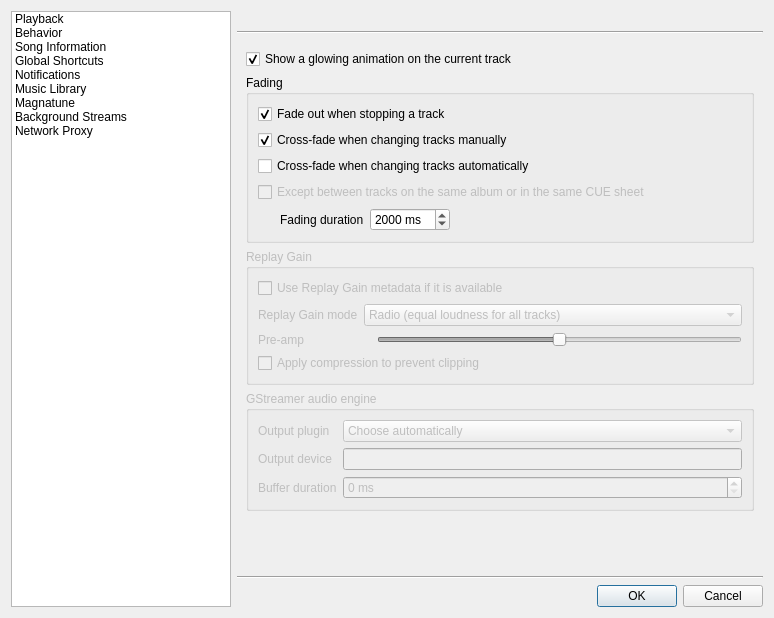
<?xml version="1.0" encoding="UTF-8"?>
<ui version="4.0">
 <class>SettingsDialog</class>
 <widget class="QDialog" name="SettingsDialog">
  <property name="geometry">
   <rect>
    <x>0</x>
    <y>0</y>
    <width>774</width>
    <height>618</height>
   </rect>
  </property>
  <property name="windowTitle">
   <string>Preferences</string>
  </property>
  <property name="windowIcon">
   <iconset resource="../../data/data.qrc">
    <normaloff>:/icon.png</normaloff>:/icon.png</iconset>
  </property>
  <layout class="QHBoxLayout" name="horizontalLayout_2">
   <item>
    <widget class="QListWidget" name="list">
     <property name="maximumSize">
      <size>
       <width>220</width>
       <height>16777215</height>
      </size>
     </property>
     <property name="iconSize">
      <size>
       <width>32</width>
       <height>32</height>
      </size>
     </property>
     <property name="movement">
      <enum>QListView::Static</enum>
     </property>
     <property name="spacing">
      <number>2</number>
     </property>
     <property name="viewMode">
      <enum>QListView::ListMode</enum>
     </property>
     <property name="uniformItemSizes">
      <bool>true</bool>
     </property>
     <property name="wordWrap">
      <bool>true</bool>
     </property>
     <property name="selectionRectVisible">
      <bool>true</bool>
     </property>
     <item>
      <property name="text">
       <string>Playback</string>
      </property>
     </item>
     <item>
      <property name="text">
       <string>Behavior</string>
      </property>
      <property name="icon">
       <iconset resource="../../data/data.qrc">
        <normaloff>:/icon.png</normaloff>:/icon.png</iconset>
      </property>
     </item>
     <item>
      <property name="text">
       <string>Song Information</string>
      </property>
     </item>
     <item>
      <property name="text">
       <string>Global Shortcuts</string>
      </property>
     </item>
     <item>
      <property name="text">
       <string>Notifications</string>
      </property>
     </item>
     <item>
      <property name="text">
       <string>Music Library</string>
      </property>
     </item>
     <item>
      <property name="text">
       <string>Magnatune</string>
      </property>
      <property name="icon">
       <iconset resource="../../data/data.qrc">
        <normaloff>:/providers/magnatune.png</normaloff>:/providers/magnatune.png</iconset>
      </property>
     </item>
     <item>
      <property name="text">
       <string>Background Streams</string>
      </property>
     </item>
     <item>
      <property name="text">
       <string>Network Proxy</string>
      </property>
     </item>
    </widget>
   </item>
   <item>
    <layout class="QVBoxLayout" name="verticalLayout_3">
     <item>
      <widget class="QLabel" name="title"/>
     </item>
     <item>
      <widget class="Line" name="line_2">
       <property name="orientation">
        <enum>Qt::Horizontal</enum>
       </property>
      </widget>
     </item>
     <item>
      <widget class="QStackedWidget" name="stacked_widget">
       <property name="currentIndex">
        <number>0</number>
       </property>
       <widget class="QWidget" name="playback_page">
        <layout class="QVBoxLayout" name="verticalLayout_10">
         <item>
          <widget class="QCheckBox" name="current_glow">
           <property name="text">
            <string>Show a glowing animation on the current track</string>
           </property>
           <property name="checked">
            <bool>true</bool>
           </property>
          </widget>
         </item>
         <item>
          <widget class="QGroupBox" name="groupBox">
           <property name="title">
            <string>Fading</string>
           </property>
           <layout class="QVBoxLayout" name="verticalLayout">
            <item>
             <widget class="QCheckBox" name="fading_out">
              <property name="text">
               <string>Fade out when stopping a track</string>
              </property>
              <property name="checked">
               <bool>true</bool>
              </property>
             </widget>
            </item>
            <item>
             <widget class="QCheckBox" name="fading_cross">
              <property name="text">
               <string>Cross-fade when changing tracks manually</string>
              </property>
              <property name="checked">
               <bool>true</bool>
              </property>
             </widget>
            </item>
            <item>
             <widget class="QCheckBox" name="fading_auto">
              <property name="text">
               <string>Cross-fade when changing tracks automatically</string>
              </property>
             </widget>
            </item>
            <item>
             <widget class="QCheckBox" name="fading_samealbum">
              <property name="enabled">
               <bool>false</bool>
              </property>
              <property name="text">
               <string>Except between tracks on the same album or in the same CUE sheet</string>
              </property>
             </widget>
            </item>
            <item>
             <widget class="QWidget" name="fading_options" native="true">
              <layout class="QHBoxLayout" name="horizontalLayout">
               <property name="margin">
                <number>0</number>
               </property>
               <item>
                <widget class="QLabel" name="label">
                 <property name="text">
                  <string>Fading duration</string>
                 </property>
                 <property name="indent">
                  <number>22</number>
                 </property>
                </widget>
               </item>
               <item>
                <widget class="QSpinBox" name="fading_duration">
                 <property name="suffix">
                  <string> ms</string>
                 </property>
                 <property name="maximum">
                  <number>10000</number>
                 </property>
                 <property name="singleStep">
                  <number>1000</number>
                 </property>
                 <property name="value">
                  <number>2000</number>
                 </property>
                </widget>
               </item>
               <item>
                <spacer name="horizontalSpacer">
                 <property name="orientation">
                  <enum>Qt::Horizontal</enum>
                 </property>
                 <property name="sizeHint" stdset="0">
                  <size>
                   <width>257</width>
                   <height>20</height>
                  </size>
                 </property>
                </spacer>
               </item>
              </layout>
             </widget>
            </item>
           </layout>
          </widget>
         </item>
         <item>
          <widget class="QGroupBox" name="replaygain_group">
           <property name="enabled">
            <bool>false</bool>
           </property>
           <property name="title">
            <string>Replay Gain</string>
           </property>
           <layout class="QVBoxLayout" name="verticalLayout_2">
            <item>
             <widget class="QCheckBox" name="replaygain">
              <property name="text">
               <string>Use Replay Gain metadata if it is available</string>
              </property>
             </widget>
            </item>
            <item>
             <widget class="QWidget" name="widget" native="true">
              <property name="enabled">
               <bool>false</bool>
              </property>
              <layout class="QFormLayout" name="formLayout_4">
               <property name="margin">
                <number>0</number>
               </property>
               <item row="0" column="0">
                <widget class="QLabel" name="label_8">
                 <property name="text">
                  <string>Replay Gain mode</string>
                 </property>
                </widget>
               </item>
               <item row="0" column="1">
                <widget class="QComboBox" name="replaygain_mode">
                 <item>
                  <property name="text">
                   <string>Radio (equal loudness for all tracks)</string>
                  </property>
                 </item>
                 <item>
                  <property name="text">
                   <string>Album (ideal loudness for all tracks)</string>
                  </property>
                 </item>
                </widget>
               </item>
               <item row="1" column="0">
                <widget class="QLabel" name="label_9">
                 <property name="text">
                  <string>Pre-amp</string>
                 </property>
                </widget>
               </item>
               <item row="1" column="1">
                <layout class="QHBoxLayout" name="horizontalLayout_4">
                 <item>
                  <widget class="QLabel" name="replaygain_preamp_label"/>
                 </item>
                 <item>
                  <widget class="StickySlider" name="replaygain_preamp">
                   <property name="maximum">
                    <number>300</number>
                   </property>
                   <property name="value">
                    <number>150</number>
                   </property>
                   <property name="orientation">
                    <enum>Qt::Horizontal</enum>
                   </property>
                   <property name="sticky_center" stdset="0">
                    <number>150</number>
                   </property>
                  </widget>
                 </item>
                </layout>
               </item>
               <item row="2" column="0" colspan="2">
                <widget class="QCheckBox" name="replaygain_compression">
                 <property name="text">
                  <string>Apply compression to prevent clipping</string>
                 </property>
                </widget>
               </item>
              </layout>
             </widget>
            </item>
           </layout>
          </widget>
         </item>
         <item>
          <widget class="QGroupBox" name="gst_group">
           <property name="enabled">
            <bool>false</bool>
           </property>
           <property name="title">
            <string>GStreamer audio engine</string>
           </property>
           <layout class="QFormLayout" name="formLayout_3">
            <item row="0" column="0">
             <widget class="QLabel" name="label_7">
              <property name="text">
               <string>Output plugin</string>
              </property>
             </widget>
            </item>
            <item row="0" column="1">
             <widget class="QComboBox" name="gst_plugin">
              <item>
               <property name="text">
                <string>Choose automatically</string>
               </property>
              </item>
             </widget>
            </item>
            <item row="1" column="1">
             <widget class="LineEdit" name="gst_device">
              <property name="enabled">
               <bool>false</bool>
              </property>
              <property name="hint" stdset="0">
               <string>Leave blank for the default.  Examples: &quot;/dev/dsp&quot;, &quot;front&quot;, etc.</string>
              </property>
             </widget>
            </item>
            <item row="1" column="0">
             <widget class="QLabel" name="gst_device_label">
              <property name="enabled">
               <bool>false</bool>
              </property>
              <property name="text">
               <string>Output device</string>
              </property>
             </widget>
            </item>
            <item row="2" column="0">
             <widget class="QLabel" name="buffer_duration_label">
              <property name="text">
               <string>Buffer duration</string>
              </property>
             </widget>
            </item>
            <item row="2" column="1">
             <widget class="QSpinBox" name="buffer_duration">
              <property name="suffix">
               <string> ms</string>
              </property>
              <property name="maximum">
               <number>60000</number>
              </property>
              <property name="singleStep">
               <number>100</number>
              </property>
             </widget>
            </item>
           </layout>
          </widget>
         </item>
         <item>
          <spacer name="verticalSpacer">
           <property name="orientation">
            <enum>Qt::Vertical</enum>
           </property>
           <property name="sizeHint" stdset="0">
            <size>
             <width>20</width>
             <height>40</height>
            </size>
           </property>
          </spacer>
         </item>
        </layout>
       </widget>
       <widget class="QWidget" name="page">
        <layout class="QVBoxLayout" name="verticalLayout_9">
         <item>
          <widget class="QCheckBox" name="b_show_tray_icon_">
           <property name="text">
            <string>Show tray icon</string>
           </property>
           <property name="checked">
            <bool>true</bool>
           </property>
          </widget>
         </item>
         <item>
          <widget class="QCheckBox" name="b_keep_running_">
           <property name="text">
            <string>Keep running in the background when the window is closed</string>
           </property>
          </widget>
         </item>
         <item>
          <widget class="QGroupBox" name="startup_group_">
           <property name="title">
            <string>When Ultimate Player starts</string>
           </property>
           <layout class="QVBoxLayout" name="verticalLayout_8">
            <item>
             <widget class="QRadioButton" name="b_always_show_">
              <property name="text">
               <string>Always show the main window</string>
              </property>
             </widget>
            </item>
            <item>
             <widget class="QRadioButton" name="b_always_hide_">
              <property name="text">
               <string>Always hide the main window</string>
              </property>
             </widget>
            </item>
            <item>
             <widget class="QRadioButton" name="b_remember_">
              <property name="text">
               <string>Remember from last time</string>
              </property>
              <property name="checked">
               <bool>true</bool>
              </property>
             </widget>
            </item>
            <item>
             <spacer name="verticalSpacer_6">
              <property name="orientation">
               <enum>Qt::Vertical</enum>
              </property>
              <property name="sizeType">
               <enum>QSizePolicy::Fixed</enum>
              </property>
              <property name="sizeHint" stdset="0">
               <size>
                <width>20</width>
                <height>10</height>
               </size>
              </property>
             </spacer>
            </item>
            <item>
             <widget class="QCheckBox" name="b_grey_out_deleted_">
              <property name="text">
               <string>Grey out non existent songs in my playlists</string>
              </property>
             </widget>
            </item>
           </layout>
          </widget>
         </item>
         <item>
          <widget class="QGroupBox" name="groupBox_7">
           <property name="title">
            <string>Double clicking a song will...</string>
           </property>
           <layout class="QHBoxLayout" name="horizontalLayout_6">
            <item>
             <widget class="QComboBox" name="doubleclick_addmode">
              <property name="currentIndex">
               <number>0</number>
              </property>
              <item>
               <property name="text">
                <string>Append to the playlist</string>
               </property>
              </item>
              <item>
               <property name="text">
                <string>Replace the playlist</string>
               </property>
              </item>
              <item>
               <property name="text">
                <string>Open in new playlist</string>
               </property>
              </item>
              <item>
               <property name="text">
                <string>Add to the queue</string>
               </property>
              </item>
             </widget>
            </item>
            <item>
             <widget class="QComboBox" name="doubleclick_playmode">
              <property name="currentIndex">
               <number>1</number>
              </property>
              <item>
               <property name="text">
                <string>Never start playing</string>
               </property>
              </item>
              <item>
               <property name="text">
                <string>Play if there is nothing already playing</string>
               </property>
              </item>
              <item>
               <property name="text">
                <string>Always start playing</string>
               </property>
              </item>
             </widget>
            </item>
           </layout>
          </widget>
         </item>
         <item>
          <widget class="QGroupBox" name="groupBox_8">
           <property name="title">
            <string>Using the menu to add a song will...</string>
           </property>
           <layout class="QVBoxLayout" name="verticalLayout_18">
            <item>
             <widget class="QComboBox" name="menu_playmode">
              <property name="currentIndex">
               <number>0</number>
              </property>
              <item>
               <property name="text">
                <string>Never start playing</string>
               </property>
              </item>
              <item>
               <property name="text">
                <string>Play if there is nothing already playing</string>
               </property>
              </item>
              <item>
               <property name="text">
                <string>Always start playing</string>
               </property>
              </item>
             </widget>
            </item>
           </layout>
          </widget>
         </item>
         <item>
          <widget class="QGroupBox" name="groupBox_3">
           <property name="title">
            <string>Language</string>
           </property>
           <layout class="QVBoxLayout" name="verticalLayout_13">
            <item>
             <widget class="QComboBox" name="language">
              <item>
               <property name="text">
                <string>Use the system default</string>
               </property>
              </item>
             </widget>
            </item>
            <item>
             <widget class="QLabel" name="label_10">
              <property name="text">
               <string>You will need to restart Ultimate Player if you change the language.</string>
              </property>
             </widget>
            </item>
           </layout>
          </widget>
         </item>
         <item>
          <spacer name="verticalSpacer_2">
           <property name="orientation">
            <enum>Qt::Vertical</enum>
           </property>
           <property name="sizeHint" stdset="0">
            <size>
             <width>20</width>
             <height>290</height>
            </size>
           </property>
          </spacer>
         </item>
        </layout>
       </widget>
       <widget class="QWidget" name="song_info_page">
        <layout class="QVBoxLayout" name="verticalLayout_14">
         <item>
          <widget class="QGroupBox" name="groupBox_5">
           <property name="sizePolicy">
            <sizepolicy hsizetype="Preferred" vsizetype="Maximum">
             <horstretch>0</horstretch>
             <verstretch>0</verstretch>
            </sizepolicy>
           </property>
           <property name="title">
            <string>Appearance</string>
           </property>
           <layout class="QFormLayout" name="formLayout_5">
            <item row="0" column="0">
             <widget class="QLabel" name="label_11">
              <property name="text">
               <string>Font size</string>
              </property>
             </widget>
            </item>
            <item row="0" column="1">
             <widget class="QDoubleSpinBox" name="song_info_font_size">
              <property name="suffix">
               <string> pt</string>
              </property>
              <property name="decimals">
               <number>1</number>
              </property>
              <property name="minimum">
               <double>5.000000000000000</double>
              </property>
              <property name="maximum">
               <double>50.000000000000000</double>
              </property>
              <property name="singleStep">
               <double>0.500000000000000</double>
              </property>
             </widget>
            </item>
            <item row="1" column="0">
             <widget class="QLabel" name="label_12">
              <property name="text">
               <string>Preview</string>
              </property>
             </widget>
            </item>
            <item row="1" column="1">
             <widget class="QTextEdit" name="song_info_font_preview">
              <property name="maximumSize">
               <size>
                <width>16777215</width>
                <height>100</height>
               </size>
              </property>
              <property name="readOnly">
               <bool>true</bool>
              </property>
             </widget>
            </item>
           </layout>
          </widget>
         </item>
         <item>
          <widget class="QGroupBox" name="groupBox_2">
           <property name="title">
            <string>Network</string>
           </property>
           <layout class="QFormLayout" name="formLayout_6">
            <item row="0" column="0">
             <widget class="QLabel" name="label_14">
              <property name="text">
               <string>Timeout</string>
              </property>
             </widget>
            </item>
            <item row="0" column="1">
             <widget class="QSpinBox" name="song_info_timeout">
              <property name="suffix">
               <string> ms</string>
              </property>
              <property name="minimum">
               <number>1000</number>
              </property>
              <property name="maximum">
               <number>60000</number>
              </property>
              <property name="value">
               <number>2500</number>
              </property>
             </widget>
            </item>
           </layout>
          </widget>
         </item>
         <item>
          <widget class="QGroupBox" name="groupBox_6">
           <property name="sizePolicy">
            <sizepolicy hsizetype="Preferred" vsizetype="Expanding">
             <horstretch>0</horstretch>
             <verstretch>0</verstretch>
            </sizepolicy>
           </property>
           <property name="title">
            <string>Lyrics</string>
           </property>
           <layout class="QVBoxLayout" name="verticalLayout_15">
            <property name="spacing">
             <number>0</number>
            </property>
            <property name="margin">
             <number>0</number>
            </property>
            <item>
             <widget class="LyricSettings" name="lyric_settings" native="true"/>
            </item>
           </layout>
          </widget>
         </item>
        </layout>
       </widget>
       <widget class="QWidget" name="page_2">
        <layout class="QVBoxLayout" name="verticalLayout_12">
         <property name="spacing">
          <number>0</number>
         </property>
         <property name="margin">
          <number>0</number>
         </property>
         <item>
          <widget class="GlobalShortcutsConfig" name="global_shortcuts" native="true"/>
         </item>
        </layout>
       </widget>
       <widget class="QWidget" name="notifications_page">
        <layout class="QVBoxLayout" name="verticalLayout_4">
         <item>
          <widget class="QLabel" name="label_2">
           <property name="text">
            <string>Ultimate Player can show a message when the track changes.</string>
           </property>
          </widget>
         </item>
         <item>
          <widget class="QGroupBox" name="groupBox_4">
           <property name="title">
            <string>Notification type</string>
           </property>
           <layout class="QVBoxLayout" name="verticalLayout_7">
            <item>
             <widget class="QRadioButton" name="notifications_none">
              <property name="text">
               <string>Disabled</string>
              </property>
             </widget>
            </item>
            <item>
             <widget class="QRadioButton" name="notifications_native">
              <property name="text">
               <string>Show a native desktop notification</string>
              </property>
             </widget>
            </item>
            <item>
             <widget class="QRadioButton" name="notifications_pretty">
              <property name="text">
               <string>Show a pretty OSD</string>
              </property>
             </widget>
            </item>
            <item>
             <widget class="QRadioButton" name="notifications_tray">
              <property name="text">
               <string>Show a popup from the system tray</string>
              </property>
             </widget>
            </item>
           </layout>
          </widget>
         </item>
         <item>
          <widget class="QGroupBox" name="notifications_general">
           <property name="title">
            <string>General settings</string>
           </property>
           <layout class="QVBoxLayout" name="verticalLayout_6">
            <item>
             <widget class="QWidget" name="notifications_options" native="true">
              <layout class="QFormLayout" name="formLayout">
               <property name="margin">
                <number>0</number>
               </property>
               <item row="0" column="0">
                <widget class="QLabel" name="label_3">
                 <property name="text">
                  <string>Popup duration</string>
                 </property>
                </widget>
               </item>
               <item row="0" column="1">
                <widget class="QSpinBox" name="notifications_duration">
                 <property name="suffix">
                  <string> seconds</string>
                 </property>
                 <property name="minimum">
                  <number>1</number>
                 </property>
                 <property name="maximum">
                  <number>20</number>
                 </property>
                 <property name="value">
                  <number>5</number>
                 </property>
                </widget>
               </item>
              </layout>
             </widget>
            </item>
            <item>
             <widget class="QCheckBox" name="notifications_volume">
              <property name="text">
               <string>Show a notification when I change the volume</string>
              </property>
             </widget>
            </item>
            <item>
             <widget class="QCheckBox" name="notifications_play_mode">
              <property name="text">
               <string>Show a notification when I change the repeat/shuffle mode</string>
              </property>
             </widget>
            </item>
            <item>
             <widget class="QCheckBox" name="notifications_art">
              <property name="text">
               <string>Include album art in the notification</string>
              </property>
             </widget>
            </item>
           </layout>
          </widget>
         </item>
         <item>
          <widget class="QGroupBox" name="notifications_pretty_group">
           <property name="title">
            <string>Pretty OSD options</string>
           </property>
           <layout class="QFormLayout" name="formLayout_2">
            <item row="0" column="0">
             <widget class="QLabel" name="label_4">
              <property name="text">
               <string>Background opacity</string>
              </property>
             </widget>
            </item>
            <item row="0" column="1">
             <widget class="QSlider" name="notifications_opacity">
              <property name="orientation">
               <enum>Qt::Horizontal</enum>
              </property>
             </widget>
            </item>
            <item row="1" column="0">
             <widget class="QLabel" name="label_5">
              <property name="text">
               <string>Background color</string>
              </property>
             </widget>
            </item>
            <item row="1" column="1">
             <widget class="QComboBox" name="notifications_bg_preset">
              <item>
               <property name="text">
                <string>Basic Blue</string>
               </property>
              </item>
              <item>
               <property name="text">
                <string>Clementine Orange</string>
               </property>
              </item>
              <item>
               <property name="text">
                <string>Custom...</string>
               </property>
              </item>
             </widget>
            </item>
            <item row="2" column="0">
             <widget class="QLabel" name="label_6">
              <property name="text">
               <string>Text color</string>
              </property>
             </widget>
            </item>
            <item row="2" column="1">
             <widget class="QPushButton" name="notifications_fg_choose">
              <property name="text">
               <string>Choose color...</string>
              </property>
             </widget>
            </item>
           </layout>
          </widget>
         </item>
         <item>
          <spacer name="verticalSpacer_3">
           <property name="orientation">
            <enum>Qt::Vertical</enum>
           </property>
           <property name="sizeHint" stdset="0">
            <size>
             <width>20</width>
             <height>286</height>
            </size>
           </property>
          </spacer>
         </item>
        </layout>
       </widget>
       <widget class="QWidget" name="library_page">
        <layout class="QHBoxLayout" name="horizontalLayout_3">
         <property name="margin">
          <number>0</number>
         </property>
         <item>
          <widget class="LibraryConfig" name="library_config" native="true"/>
         </item>
        </layout>
       </widget>
       <widget class="QWidget" name="magnatune_page">
        <layout class="QVBoxLayout" name="verticalLayout_11">
         <property name="spacing">
          <number>0</number>
         </property>
         <property name="margin">
          <number>0</number>
         </property>
         <item>
          <widget class="MagnatuneConfig" name="magnatune" native="true"/>
         </item>
        </layout>
       </widget>
       <widget class="QWidget" name="streams_page">
        <layout class="QVBoxLayout" name="verticalLayout_16">
         <item>
          <widget class="QLabel" name="label_13">
           <property name="text">
            <string>You can listen to background streams at the same time as other music.</string>
           </property>
          </widget>
         </item>
         <item>
          <spacer name="verticalSpacer_4">
           <property name="orientation">
            <enum>Qt::Vertical</enum>
           </property>
           <property name="sizeHint" stdset="0">
            <size>
             <width>20</width>
             <height>40</height>
            </size>
           </property>
          </spacer>
         </item>
        </layout>
       </widget>
       <widget class="QWidget" name="proxy_page">
        <layout class="QVBoxLayout" name="verticalLayout_17">
         <item>
          <widget class="QRadioButton" name="proxy_system">
           <property name="text">
            <string>Use the system proxy settings</string>
           </property>
           <property name="checked">
            <bool>true</bool>
           </property>
          </widget>
         </item>
         <item>
          <widget class="QRadioButton" name="proxy_direct">
           <property name="text">
            <string>Direct internet connection</string>
           </property>
          </widget>
         </item>
         <item>
          <widget class="QRadioButton" name="proxy_manual">
           <property name="text">
            <string>Manual proxy configuration</string>
           </property>
          </widget>
         </item>
         <item>
          <widget class="QWidget" name="proxy_manual_container" native="true">
           <property name="enabled">
            <bool>false</bool>
           </property>
           <layout class="QVBoxLayout" name="verticalLayout_5">
            <property name="leftMargin">
             <number>24</number>
            </property>
            <item>
             <layout class="QHBoxLayout" name="horizontalLayout_5">
              <item>
               <widget class="QComboBox" name="proxy_type">
                <item>
                 <property name="text">
                  <string>HTTP proxy</string>
                 </property>
                </item>
                <item>
                 <property name="text">
                  <string>SOCKS proxy</string>
                 </property>
                </item>
               </widget>
              </item>
              <item>
               <widget class="QLineEdit" name="proxy_hostname"/>
              </item>
              <item>
               <widget class="QLabel" name="label_15">
                <property name="text">
                 <string>Port</string>
                </property>
               </widget>
              </item>
              <item>
               <widget class="QSpinBox" name="proxy_port">
                <property name="maximum">
                 <number>65535</number>
                </property>
                <property name="value">
                 <number>8080</number>
                </property>
               </widget>
              </item>
             </layout>
            </item>
            <item>
             <widget class="QGroupBox" name="proxy_auth">
              <property name="title">
               <string>Use authentication</string>
              </property>
              <property name="checkable">
               <bool>true</bool>
              </property>
              <property name="checked">
               <bool>false</bool>
              </property>
              <layout class="QFormLayout" name="formLayout_7">
               <property name="fieldGrowthPolicy">
                <enum>QFormLayout::AllNonFixedFieldsGrow</enum>
               </property>
               <item row="0" column="0">
                <widget class="QLabel" name="label_16">
                 <property name="text">
                  <string>Username</string>
                 </property>
                </widget>
               </item>
               <item row="0" column="1">
                <widget class="QLineEdit" name="proxy_username"/>
               </item>
               <item row="1" column="0">
                <widget class="QLabel" name="label_17">
                 <property name="text">
                  <string>Password</string>
                 </property>
                </widget>
               </item>
               <item row="1" column="1">
                <widget class="QLineEdit" name="proxy_password">
                 <property name="echoMode">
                  <enum>QLineEdit::Password</enum>
                 </property>
                </widget>
               </item>
              </layout>
             </widget>
            </item>
           </layout>
          </widget>
         </item>
         <item>
          <spacer name="verticalSpacer_5">
           <property name="orientation">
            <enum>Qt::Vertical</enum>
           </property>
           <property name="sizeHint" stdset="0">
            <size>
             <width>20</width>
             <height>247</height>
            </size>
           </property>
          </spacer>
         </item>
        </layout>
       </widget>
      </widget>
     </item>
     <item>
      <widget class="Line" name="line">
       <property name="orientation">
        <enum>Qt::Horizontal</enum>
       </property>
      </widget>
     </item>
     <item>
      <widget class="QDialogButtonBox" name="buttonBox">
       <property name="standardButtons">
        <set>QDialogButtonBox::Cancel|QDialogButtonBox::Ok</set>
       </property>
      </widget>
     </item>
    </layout>
   </item>
  </layout>
 </widget>
 <customwidgets>
  <customwidget>
   <class>LineEdit</class>
   <extends>QLineEdit</extends>
   <header>widgets/lineedit.h</header>
  </customwidget>
  <customwidget>
   <class>LibraryConfig</class>
   <extends>QWidget</extends>
   <header>library/libraryconfig.h</header>
   <container>1</container>
  </customwidget>
  <customwidget>
   <class>StickySlider</class>
   <extends>QSlider</extends>
   <header>widgets/stickyslider.h</header>
  </customwidget>
  <customwidget>
   <class>MagnatuneConfig</class>
   <extends>QWidget</extends>
   <header>radio/magnatuneconfig.h</header>
   <container>1</container>
  </customwidget>
  <customwidget>
   <class>GlobalShortcutsConfig</class>
   <extends>QWidget</extends>
   <header>ui/globalshortcutsconfig.h</header>
   <container>1</container>
  </customwidget>
  <customwidget>
   <class>LyricSettings</class>
   <extends>QWidget</extends>
   <header>songinfo/lyricsettings.h</header>
   <container>1</container>
  </customwidget>
 </customwidgets>
 <tabstops>
  <tabstop>list</tabstop>
  <tabstop>current_glow</tabstop>
  <tabstop>fading_out</tabstop>
  <tabstop>fading_cross</tabstop>
  <tabstop>fading_auto</tabstop>
  <tabstop>fading_samealbum</tabstop>
  <tabstop>fading_duration</tabstop>
  <tabstop>replaygain</tabstop>
  <tabstop>replaygain_mode</tabstop>
  <tabstop>replaygain_preamp</tabstop>
  <tabstop>replaygain_compression</tabstop>
  <tabstop>gst_plugin</tabstop>
  <tabstop>gst_device</tabstop>
  <tabstop>buffer_duration</tabstop>
  <tabstop>doubleclick_playmode</tabstop>
  <tabstop>menu_playmode</tabstop>
  <tabstop>language</tabstop>
  <tabstop>b_always_hide_</tabstop>
  <tabstop>notifications_none</tabstop>
  <tabstop>notifications_native</tabstop>
  <tabstop>notifications_pretty</tabstop>
  <tabstop>notifications_tray</tabstop>
  <tabstop>notifications_duration</tabstop>
  <tabstop>notifications_volume</tabstop>
  <tabstop>notifications_art</tabstop>
  <tabstop>notifications_opacity</tabstop>
  <tabstop>notifications_bg_preset</tabstop>
  <tabstop>notifications_fg_choose</tabstop>
  <tabstop>song_info_font_size</tabstop>
  <tabstop>song_info_font_preview</tabstop>
  <tabstop>buttonBox</tabstop>
  <tabstop>song_info_timeout</tabstop>
  <tabstop>proxy_system</tabstop>
  <tabstop>proxy_direct</tabstop>
  <tabstop>proxy_manual</tabstop>
  <tabstop>proxy_type</tabstop>
  <tabstop>proxy_hostname</tabstop>
  <tabstop>proxy_port</tabstop>
  <tabstop>proxy_auth</tabstop>
  <tabstop>proxy_username</tabstop>
  <tabstop>proxy_password</tabstop>
  <tabstop>b_always_show_</tabstop>
  <tabstop>b_show_tray_icon_</tabstop>
  <tabstop>b_keep_running_</tabstop>
  <tabstop>doubleclick_addmode</tabstop>
  <tabstop>b_remember_</tabstop>
 </tabstops>
 <resources>
  <include location="../../data/data.qrc"/>
 </resources>
 <connections>
  <connection>
   <sender>list</sender>
   <signal>currentRowChanged(int)</signal>
   <receiver>stacked_widget</receiver>
   <slot>setCurrentIndex(int)</slot>
   <hints>
    <hint type="sourcelabel">
     <x>82</x>
     <y>72</y>
    </hint>
    <hint type="destinationlabel">
     <x>307</x>
     <y>96</y>
    </hint>
   </hints>
  </connection>
  <connection>
   <sender>buttonBox</sender>
   <signal>accepted()</signal>
   <receiver>SettingsDialog</receiver>
   <slot>accept()</slot>
   <hints>
    <hint type="sourcelabel">
     <x>763</x>
     <y>593</y>
    </hint>
    <hint type="destinationlabel">
     <x>521</x>
     <y>545</y>
    </hint>
   </hints>
  </connection>
  <connection>
   <sender>buttonBox</sender>
   <signal>rejected()</signal>
   <receiver>SettingsDialog</receiver>
   <slot>reject()</slot>
   <hints>
    <hint type="sourcelabel">
     <x>763</x>
     <y>593</y>
    </hint>
    <hint type="destinationlabel">
     <x>322</x>
     <y>549</y>
    </hint>
   </hints>
  </connection>
  <connection>
   <sender>replaygain</sender>
   <signal>toggled(bool)</signal>
   <receiver>widget</receiver>
   <slot>setEnabled(bool)</slot>
   <hints>
    <hint type="sourcelabel">
     <x>558</x>
     <y>295</y>
    </hint>
    <hint type="destinationlabel">
     <x>558</x>
     <y>359</y>
    </hint>
   </hints>
  </connection>
  <connection>
   <sender>proxy_manual</sender>
   <signal>toggled(bool)</signal>
   <receiver>proxy_manual_container</receiver>
   <slot>setEnabled(bool)</slot>
   <hints>
    <hint type="sourcelabel">
     <x>335</x>
     <y>70</y>
    </hint>
    <hint type="destinationlabel">
     <x>335</x>
     <y>70</y>
    </hint>
   </hints>
  </connection>
  <connection>
   <sender>fading_auto</sender>
   <signal>toggled(bool)</signal>
   <receiver>fading_samealbum</receiver>
   <slot>setEnabled(bool)</slot>
   <hints>
    <hint type="sourcelabel">
     <x>378</x>
     <y>170</y>
    </hint>
    <hint type="destinationlabel">
     <x>381</x>
     <y>195</y>
    </hint>
   </hints>
  </connection>
 </connections>
</ui>
